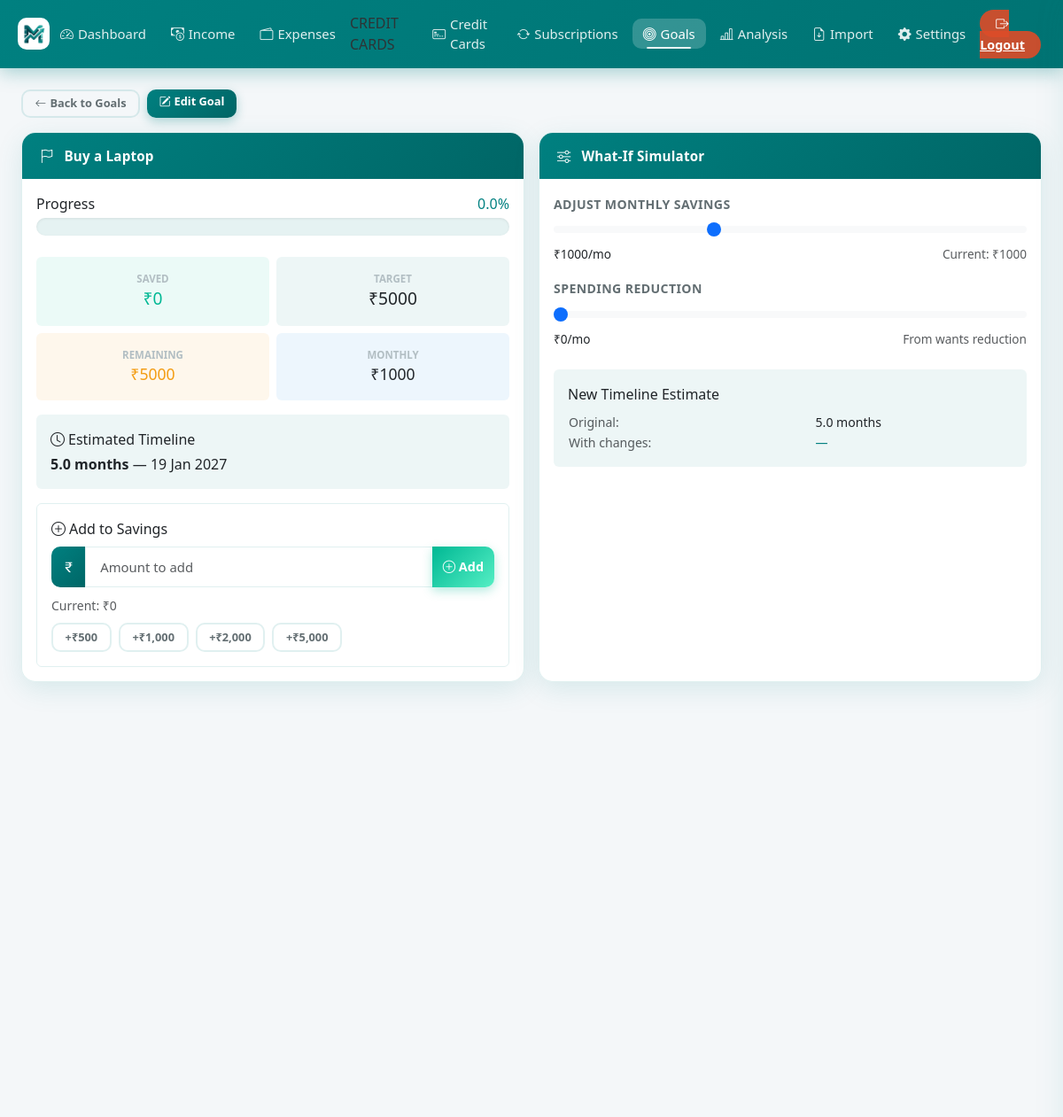
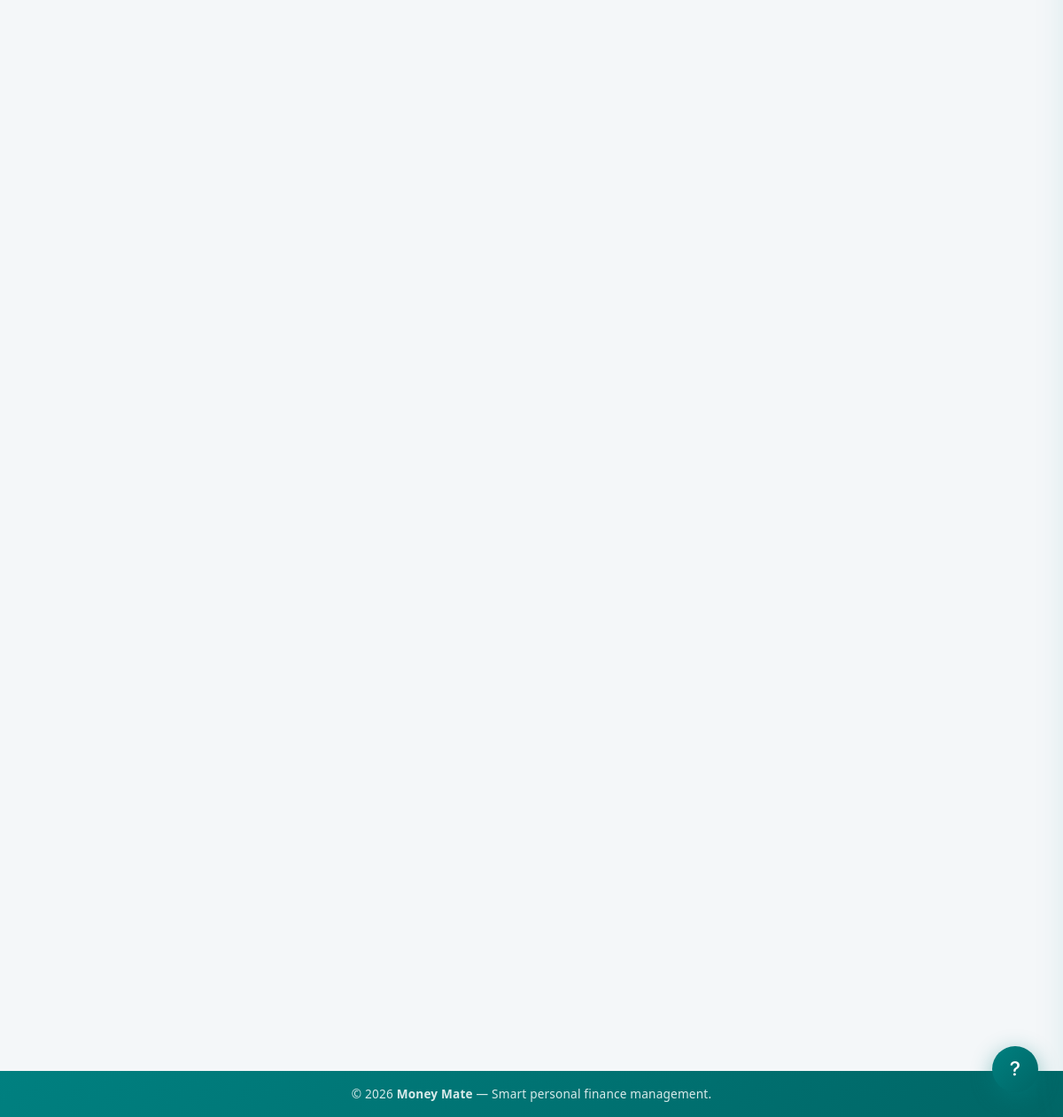
The page /goal/1 (signed in) on the database its author committed (2 pictures, top to bottom).
### models.py (models this page shows)
class Goal(db.Model):
    id = db.Column(db.Integer, primary_key=True)
    user_id = db.Column(
        db.Integer, db.ForeignKey("user.id"), nullable=False, index=True
    )
    name = db.Column(db.String(200), nullable=False)
    target_amount = db.Column(db.Float, nullable=False)
    saved_amount = db.Column(db.Float, default=0.0)
    monthly_savings = db.Column(db.Float, default=0.0)
    target_date = db.Column(db.DateTime, nullable=True)
    priority = db.Column(db.String(10), default="medium", nullable=False)
    created_at = db.Column(db.DateTime, default=_now)
    @property
    def remaining_amount(self):
        return max(0, self.target_amount - self.saved_amount)
    @property
    def progress_percentage(self):
        if self.target_amount == 0:
            return 0
        return min(100, (self.saved_amount / self.target_amount) * 100)
    @property
    def estimated_months(self):
        if self.monthly_savings <= 0:
            return float("inf")
        return self.remaining_amount / self.monthly_savings
    @property
    def estimated_date(self):
        if self.estimated_months == float("inf"):
            return None
        return datetime.now(timezone.utc).replace(tzinfo=None) + timedelta(
            days=30 * self.estimated_months
        )

### app.py (the view, shortened to what this page needs)
@app.route("/goal/<int:id>", methods=["GET", "POST"])
@login_required
def goal_detail(id):
    goal = db.get_or_404(Goal, id)
    if goal.user_id != current_user.id:
        flash("Unauthorized access.", "danger")
        return redirect(url_for("goals"))
    form = SavingsUpdateForm()
    suggestions = get_spending_suggestions(current_user.id, goal)
    milestones = []
    if goal.monthly_savings > 0:
        for month in range(1, min(13, int(goal.estimated_months) + 1)):
            milestone_date = datetime.now(timezone.utc).replace(
                tzinfo=None
            ) + timedelta(days=30 * month)
            milestone_amount = goal.saved_amount + (goal.monthly_savings * month)
            milestones.append(
                {
                    "month": month,
                    "date": milestone_date,
                    "amount": min(milestone_amount, goal.target_amount),
                }
            )
    return render_template(
        "goal_detail.html",
        goal=goal,
        form=form,
        suggestions=suggestions,
        milestones=milestones,
    )

### forms.py
class SavingsUpdateForm(FlaskForm):
    saved_amount = FloatField(
        "Amount Saved (₹)", validators=[DataRequired(), NumberRange(min=0)]
    )
    submit = SubmitField("Add to Savings")

### app.py (called while the page is built)
@login_manager.user_loader
def load_user(user_id):
    return db.session.get(User, int(user_id))

    def __call__(self, environ, start_response):
        if environ.get("PATH_INFO") not in self._PWA_PATHS:
            return self.wsgi_app(environ, start_response)
        def _start_response(status, headers, exc_info=None):
            out = []
            for name, value in headers:
                if name.lower() == "vary":
                    parts = [p.strip() for p in value.split(",")
                             if p.strip().lower() != "cookie"]
                    value = ", ".join(parts) or "Accept-Encoding"
                out.append((name, value))
            return start_response(status, out, exc_info)
        return self.wsgi_app(environ, _start_response)

### templates/goal_detail.html (shortened to what this page needs)
{% extends "base.html" %}
{% block content %}
<div class="mb-3 reveal d-flex gap-2">
  <a href="{{ url_for('goals') }}" class="btn btn-outline-secondary btn-sm">
    <i class="bi bi-arrow-left me-1"></i>Back to Goals
  </a>
  <a href="{{ url_for('edit_goal', id=goal.id) }}" class="btn btn-primary btn-sm">
    <i class="bi bi-pencil-square me-1"></i>Edit Goal
  </a>
</div>
<div class="row g-3">
  <div class="col-md-6">
    <div class="card h-100 reveal">
      <div class="card-header"><i class="bi bi-flag me-1"></i>{{ goal.name }}</div>
      <div class="card-body">
        <div class="mb-4">
          <div class="d-flex justify-content-between mb-1">
            <span class="fw-600">Progress</span>
            <span class="fw-700" style="color:var(--brand-primary);">{{ "%.1f"|format(goal.progress_percentage)
              }}%</span>
          </div>
          <div class="progress" style="height:20px;">
          </div>
        </div>
        <div class="row g-2 mb-3">
          <div class="col-6">
            <div class="p-3 rounded text-center" style="background:rgba(0,184,148,0.08);">
              <div style="font-size:0.72rem;font-weight:700;text-transform:uppercase;color:var(--text-muted);">Saved
              </div>
              <div class="fw-700" style="font-size:1.2rem;color:#00b894;">₹{{ "%.0f"|format(goal.saved_amount) }}</div>
            </div>
          </div>
          <div class="col-6">
            <div class="p-3 rounded text-center" style="background:rgba(0, 128, 128,0.07);">
              <div style="font-size:0.72rem;font-weight:700;text-transform:uppercase;color:var(--text-muted);">Target
              </div>
              <div class="fw-700" style="font-size:1.2rem;">₹{{ "%.0f"|format(goal.target_amount) }}</div>
            </div>
          </div>
          <div class="col-6">
            <div class="p-3 rounded text-center" style="background:rgba(243,156,18,0.08);">
              <div style="font-size:0.72rem;font-weight:700;text-transform:uppercase;color:var(--text-muted);">Remaining
              </div>
              <div class="fw-700" style="font-size:1.1rem;color:#f39c12;">₹{{ "%.0f"|format(goal.remaining_amount) }}
              </div>
            </div>
          </div>
          <div class="col-6">
            <div class="p-3 rounded text-center" style="background:rgba(9,132,227,0.07);">
              <div style="font-size:0.72rem;font-weight:700;text-transform:uppercase;color:var(--text-muted);">Monthly
              </div>
              <div class="fw-700" style="font-size:1.1rem;">₹{{ "%.0f"|format(goal.monthly_savings) }}</div>
            </div>
          </div>
        </div>
        {% if goal.monthly_savings > 0 %}
        <div class="p-3 rounded mb-3" style="background:rgba(0, 128, 128,0.07);">
          <div class="fw-600 mb-1"><i class="bi bi-clock me-1"></i>Estimated Timeline</div>
          <div>
            <strong>{{ "%.1f"|format(goal.estimated_months) }} months</strong>
            {% if goal.estimated_date %}
            &mdash; {{ goal.estimated_date.strftime('%d %b %Y') }}
            {% endif %}
          </div>
      </div>
      {% endif %}
      <div class="p-3 rounded" style="border:1.5px solid var(--border-color);">
        <div class="fw-600 mb-2"><i class="bi bi-plus-circle me-1"></i>Add to Savings</div>
        <form method="POST">
          <div class="input-group mb-2">
            <span class="input-group-text"><i class="bi bi-currency-rupee"></i></span>
            {{ form.saved_amount(class="form-control", placeholder="Amount to add", step="0.01", min="0") }}
            <button type="submit" class="btn btn-success">
              <i class="bi bi-plus-circle"></i> Add
            </button>
          </div>
          <small class="text-muted">Current: ₹{{ "%.0f"|format(goal.saved_amount) }}</small>
        </form>
        <div class="mt-2 d-flex gap-2 flex-wrap">
          <button class="btn btn-sm btn-outline-secondary quick-add" data-amount="500">+₹500</button>
          <button class="btn btn-sm btn-outline-secondary quick-add" data-amount="1000">+₹1,000</button>
          <button class="btn btn-sm btn-outline-secondary quick-add" data-amount="2000">+₹2,000</button>
          <button class="btn btn-sm btn-outline-secondary quick-add" data-amount="5000">+₹5,000</button>
        </div>
      </div>
    </div>
  </div>
</div>
<div class="col-md-6">
  <div class="card h-100 reveal reveal-delay-1">
    <div class="card-header"><i class="bi bi-sliders me-1"></i> What-If Simulator</div>
    <div class="card-body">
      <div class="mb-3">
        <label class="form-label">Adjust Monthly Savings</label>
        <input type="range" class="form-range" id="monthlySlider" min="0"
          max="{{ goal.monthly_savings * 3 if goal.monthly_savings > 0 else 10000 }}" value="{{ goal.monthly_savings }}"
          step="100">
        <div class="d-flex justify-content-between" style="font-size:0.85rem;">
          <span class="fw-600">₹<span id="monthlyValue">{{ "%.0f"|format(goal.monthly_savings) }}</span>/mo</span>
          <span class="text-muted">Current: ₹{{ "%.0f"|format(goal.monthly_savings) }}</span>
        </div>
      </div>
      <div class="mb-4">
        <label class="form-label">Spending Reduction</label>
        <input type="range" class="form-range" id="reductionSlider" min="0" max="10000" value="0" step="100">
        <div class="d-flex justify-content-between" style="font-size:0.85rem;">
          <span class="fw-600">₹<span id="reductionValue">0</span>/mo</span>
          <span class="text-muted">From wants reduction</span>
        </div>
      </div>
      <div class="p-3 rounded mb-3" style="background:rgba(0, 128, 128,0.07);">
        <div class="fw-600 mb-2">New Timeline Estimate</div>
        <table style="width:100%;font-size:0.88rem;">
          <tr>
            <td class="text-muted">Original:</td>
            <td class="fw-600">
              {% if goal.monthly_savings > 0 %}{{ "%.1f"|format(goal.estimated_months) }} months
              {% else %}—{% endif %}
            </td>
          </tr>
          <tr>
            <td class="text-muted">With changes:</td>
            <td class="fw-700" id="newTime" style="color:var(--brand-primary);">—</td>
          </tr>
        </table>
      </div>
    </div>
  </div>
</div>
</div>
{% endblock %}

### static/style.css (style rules this page uses)
:root { --brand-primary: #008080; --brand-secondary: #80BFBF; --brand-accent: #00b894; --brand-danger: #FF924D; --brand-warning: #f39c12; --brand-info: #0984e3; --gradient-brand: linear-gradient(135deg, #008080 0%, #006666 100%); --gradient-green: linear-gradient(135deg, #00b894 0%, #55efc4 100%); --gradient-red: linear-gradient(135deg, #FF924D 0%, #FFB380 100%); --gradient-orange: linear-gradient(135deg, #f39c12 0%, #fdcb6e 100%); --gradient-blue: linear-gradient(135deg, #0984e3 0%, #74b9ff 100%); --bg-page: #f4f7f9; --bg-card: rgba(255, 255, 255, 0.97); --bg-card-hover: #fff; --text-primary: #2d3436; --text-secondary: #636e72; --text-muted: #b2bec3; --border-color: rgba(0, 128, 128, 0.12); --shadow-sm: 0 2px 12px rgba(0, 128, 128, 0.08); --shadow-md: 0 8px 30px rgba(0, 128, 128, 0.12); --shadow-lg: 0 20px 50px rgba(0, 128, 128, 0.18); --shadow-hover: 0 15px 40px rgba(0, 128, 128, 0.22); --radius-sm: 10px; --radius-md: 16px; --radius-lg: 24px; --radius-pill: 50px; --transition: all 0.28s cubic-bezier(0.4, 0, 0.2, 1); }
html { scroll-behavior: smooth; }
*, *::before, *::after { box-sizing: border-box; }
body { background: var(--bg-page); font-family: 'Segoe UI', system-ui, -apple-system, sans-serif; color: var(--text-primary); min-height: 100vh; display: flex; flex-direction: column; transition: background 0.3s, color 0.3s; }
.card { border: 1px solid var(--border-color); border-radius: var(--radius-md); background: var(--bg-card); box-shadow: var(--shadow-md); transition: var(--transition); overflow: hidden; }
.card-header { background: var(--gradient-brand); color: white; font-weight: 600; font-size: 0.95rem; padding: 0.9rem 1.25rem; border: none; display: flex; align-items: center; gap: 8px; letter-spacing: 0.2px; }
.btn { border-radius: var(--radius-sm); font-weight: 600; font-size: 0.9rem; transition: var(--transition); position: relative; overflow: hidden; border: none; cursor: pointer; }
.btn::after { content: ''; position: absolute; inset: 0; background: rgba(255, 255, 255, 0); transition: var(--transition); }
.btn-primary { background: var(--gradient-brand); color: white; box-shadow: 0 4px 12px rgba(0, 128, 128, 0.3); }
.btn-success { background: var(--gradient-green); color: white; box-shadow: 0 4px 12px rgba(0, 184, 148, 0.3); }
.btn-outline-secondary { border: 2px solid var(--border-color); color: var(--text-secondary); background: transparent; }
.btn-sm { font-size: 0.8rem; padding: 0.3rem 0.85rem; }
.form-control, .form-select { border-radius: var(--radius-sm); border: 1.5px solid var(--border-color); padding: 0.7rem 1rem; font-size: 0.93rem; color: var(--text-primary); background: white; transition: var(--transition); }
.form-label { font-weight: 600; font-size: 0.88rem; color: var(--text-secondary); margin-bottom: 6px; text-transform: uppercase; letter-spacing: 0.4px; }
.input-group-text { background: var(--gradient-brand); color: white; border: none; border-radius: var(--radius-sm) 0 0 var(--radius-sm); font-size: 0.95rem; }
.progress { border-radius: var(--radius-pill); background: rgba(0, 128, 128, 0.1); overflow: hidden; box-shadow: inset 0 1px 3px rgba(0, 0, 0, 0.08); }
.reveal { opacity: 0; transform: translateY(24px); transition: opacity 0.55s cubic-bezier(0.4, 0, 0.2, 1), transform 0.55s cubic-bezier(0.4, 0, 0.2, 1); }
.reveal.revealed { opacity: 1; transform: translateY(0); }
.reveal-delay-1 { transition-delay: 0.08s; }
.btn { position: relative; overflow: hidden; }
.form-control, .form-select { transition: border-color 0.22s ease, box-shadow 0.22s ease, transform 0.18s ease; }
body { padding-left: env(safe-area-inset-left, 0px); padding-right: env(safe-area-inset-right, 0px); }

### rows shown on the page
Goal: name "Buy a Laptop", progress_percentage "0.0", saved_amount "0", target_amount "5000", remaining_amount "5000", monthly_savings "1000", estimated_months "5.0", estimated_date "19 Jan 2027"
